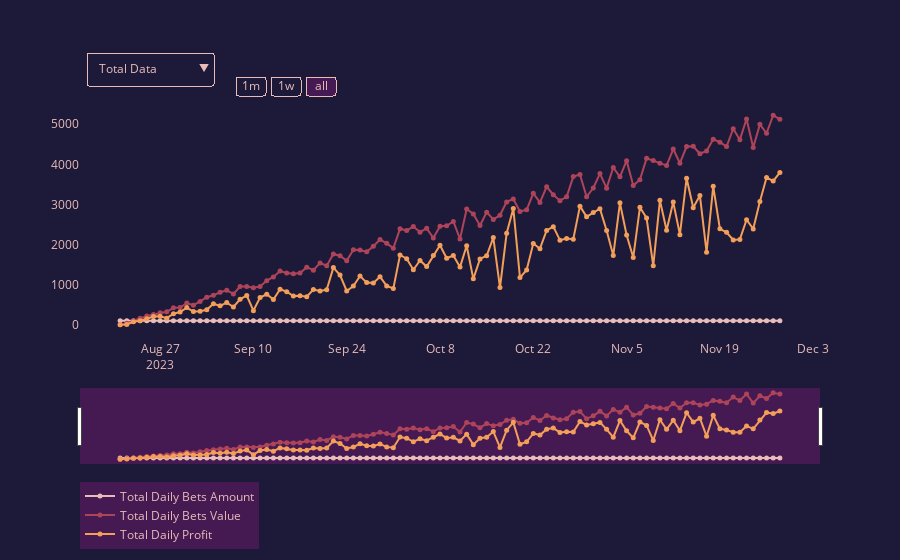

Notebook cell for this chart:
### Code cell
bets_df = create_test_df(bets_per_day=100)
bets_graph = create_bets_graph(bets_df)
bets_graph.show()
